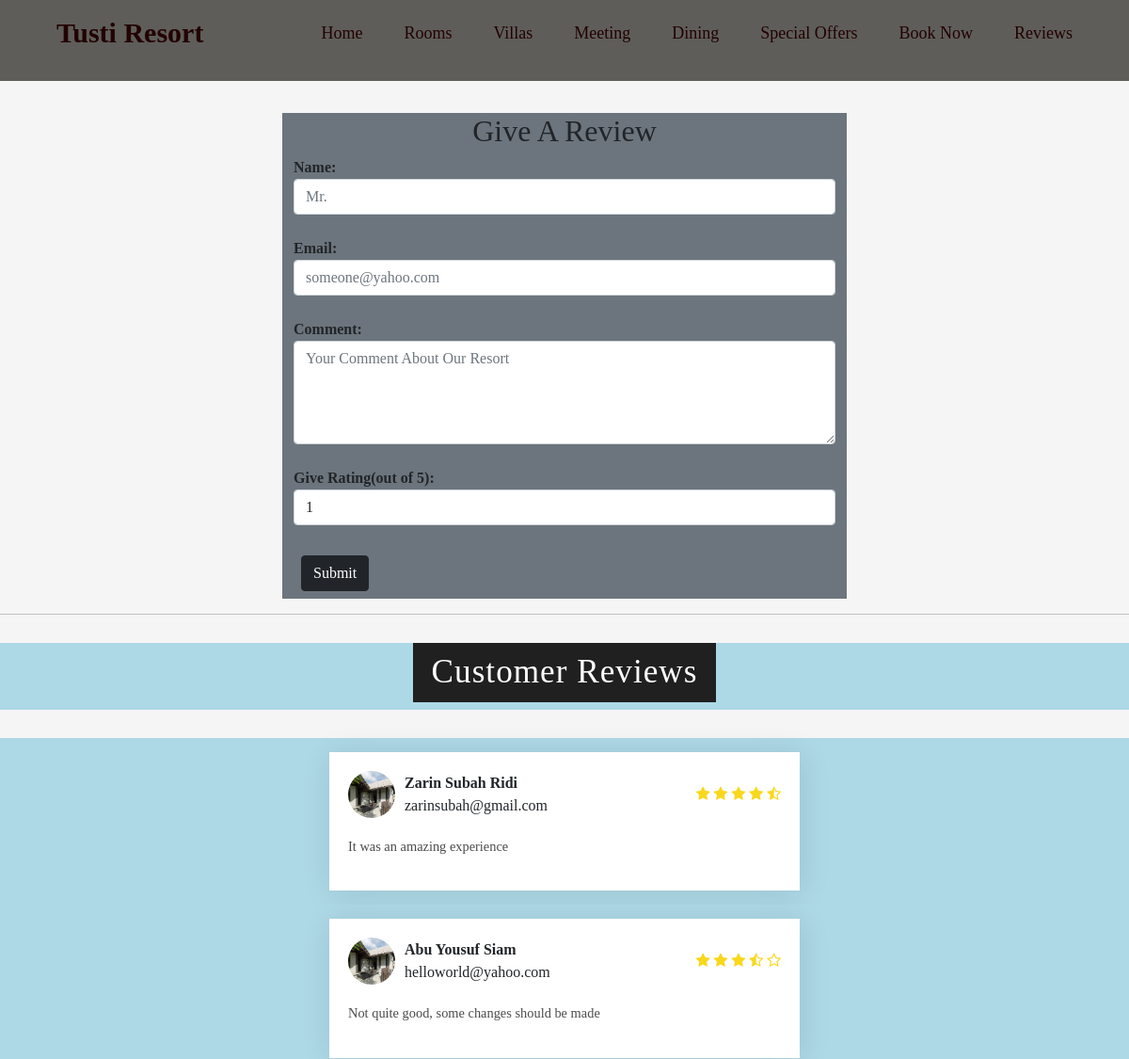
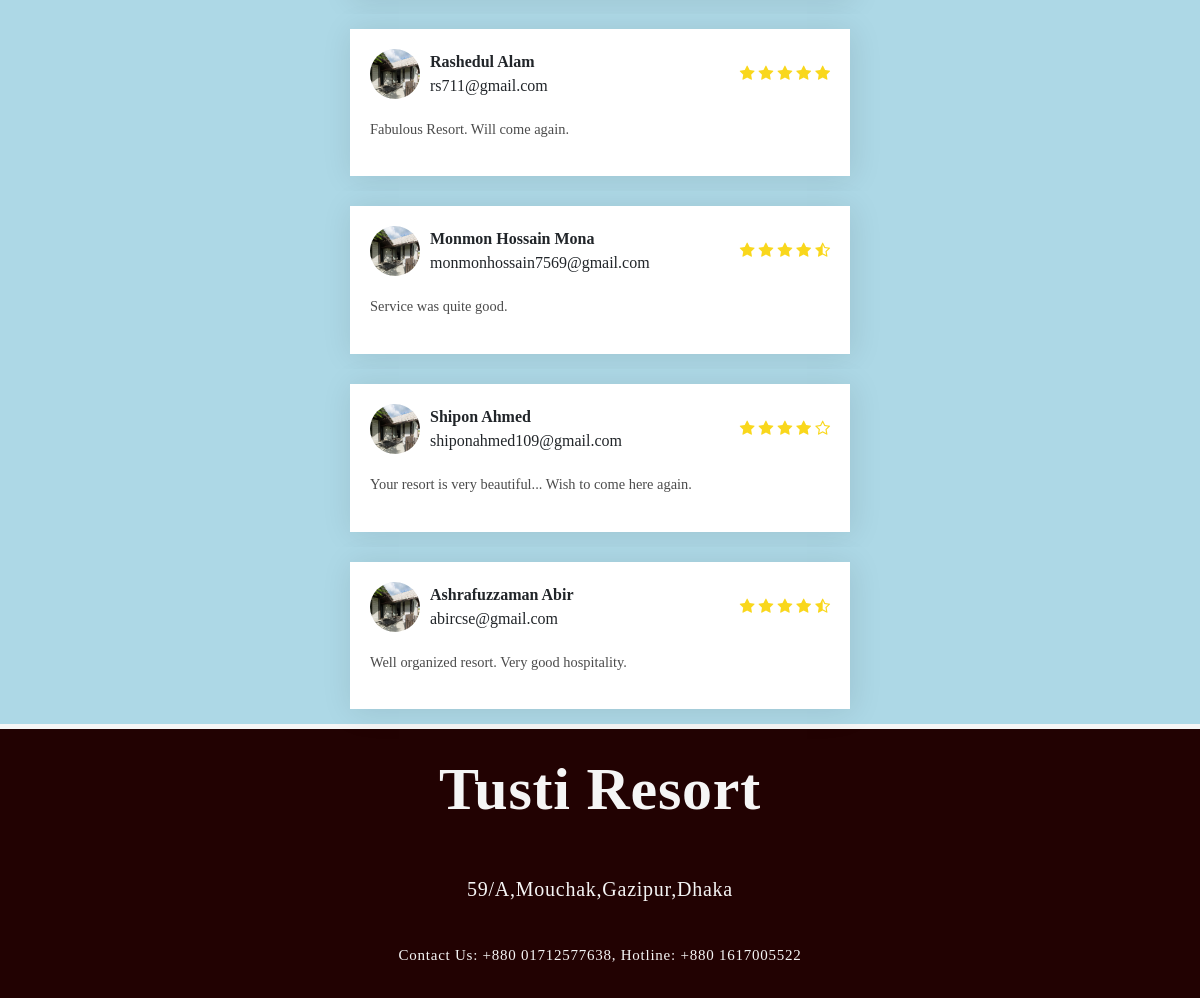
The app's page /src/html-php/review.php with its own data (2 pictures, top to bottom).
### tables this page shows
CREATE TABLE `customer_review` (
  `Review No` int(11) NOT NULL,
  `Name` varchar(255) NOT NULL,
  `Email` varchar(200) NOT NULL,
  `Review` varchar(1000) NOT NULL,
  `Rating` float DEFAULT NULL
);

### src/html-php/review.php (the view, shortened to what this page needs)
<!DOCTYPE html>
<html lang="en">
<head>
    <link rel="stylesheet" href="../css/style.css">
    <link rel="stylesheet" href="../css/styleform.css">
    <link rel="stylesheet" href="../css/style_home.css">
    <link href="https://cdn.jsdelivr.net/npm/bootstrap@5.1.3/dist/css/bootstrap.min.css" rel="stylesheet">
</head>
<body>
<br/><br/>
<nav>
    <div class="logo"><a href="../html-php/home.php">Tusti Resort</a></div>
    <ul>
            <li><a href="../html-php/home.php">Home</a></li>
            <li><a href="../html-php/rooms.php">Rooms</a></li>
            <li><a href="../html-php/villas.php">Villas</a></li>
            <li><a href="../html-php/meeting.php">Meeting</a></li>
            <li><a href="../html-php/dining.php">Dining</a></li>
            <li><a href="../html-php/offers.php">Special Offers</a></li>
            <li><a href="../html-php/booking.php">Book Now</a></li>
            <li><a href="../html-php/review.php">Reviews</a></li>
        </ul>
</nav>
<br/>
<div class="mx-auto container-fluid mt-5 bg-secondary" style="width: 50%;">
    <h2 style="text-align: center;">Give A Review</h2>
    <div id="form-conent">
        <form action= "review.php" method="POST">
            <div>
                <div class="form-group>
                <label for="name"><b>Name:</b></label><br>
                <input type="text" class= "form-control" id="name" name="Name" placeholder="Mr. " required><br>
                </div>
                <div class="form-group>
                <label for="email"><b>Email:</b></label><br>
                <input type="email" class= "form-control" id="email" name="email"  placeholder="someone@yahoo.com" required><br>
                </div>
                <div class="form-group>
                <label for="reviews"><b>Comment:</b></label><br>
                <textarea name="comment" class= "form-control" rows="4" cols="50"  placeholder="Your Comment About Our Resort" required ></textarea><br>
                </div>
                <div class="form-group">
                <label for="quantity" ><b>Give Rating(out of 5):</b></label><br>
                <input type="number" class= "form-control" id="quantity" name="quantity" min="0" max="5" step="0.5" value="1" required><br>
                </div>
            </div>
            <input class="btn btn-dark m-2" type="submit" name="submitbutton" value="Submit">
        </form>
    </div>
</div>
    <?php
        $username = "root";
        $password = "test";
        $server = "db";
        $database = "rms";
        $con = mysqli_connect($server,$username,$password,$database);
                            ?>
    <hr>
        <div class="review-heading"> <h1>Customer Reviews</h1> </div>
        <?php
            $selectquery = " select * from customer_review";
            $query = mysqli_query($con,$selectquery);
            while($res = mysqli_fetch_array($query)){
        ?>
        <section id="review">
        <div class="review-box-container" >
            <div class="review-box">
                <div class="box-top">
                    <div class="profile">
                        <div class="profile-img">
                            <img src="../img/villa1.jpg">
                        </div>
                        <div class="name-email">
                            <strong><?php echo $res['Name'];?></strong>
                            <span><?php echo $res['Email'];?></span>
                        </div>
                    </div>
                    <div class="reviews">
                        <?php
                         $a = $res['Rating'];
                         for($i = 0; $i <5 ; $i++)
                         {
                            if($a>=1){
                           ?>
                              <i class="fa fa-star"></i>
                           <?php
                           $a--;
                            }
                            else if($a == 0.5)
                           {
                           ?>
                                <i class="fa fa-star-half-o"></i>
                            <?php
                            $a = $a - 0.5;
                            }
                            else
                            {
                                ?>
                                <i class="fa fa-star-o"></i>
                            <?php
                            }
                        }
                        ?>
                    </div>
                </div>
                <div class="comment">
                    <p><?php echo $res['Review'];?></p>
                </div>
            </div>
        </div>
    </section>
    <?php
     }
    ?>
    <div class="footer">
        <p style="font-size: 60px;"><b>Tusti Resort</b></p><br>
        <p style="font-size: 20px;">59/A,Mouchak,Gazipur,Dhaka</p><br>
        <p style="font-size: 15px;">Contact Us: +880 01712577638, Hotline:  +880 1617005522</p>
    </div>
</body>
</html>

### src/css/style.css (style rules this page uses)
* { top: 0; padding: 0; margin: 0; box-sizing: border-box; }
body { background-color: whitesmoke; background-size: cover; background-position: center; font-family: sans-serif; }
img { display: block; margin-left: auto; margin-right: auto; width: 50%; }
.footer { color: whitesmoke; background-color: rgb(34, 2, 2); text-align: center; margin-top: 5px; margin-bottom: 0px; padding:15px; letter-spacing: 0.75px; }

### src/css/styleform.css (style rules this page uses)
#review { display: flex; justify-content: center; align-items: center; flex-direction: column; width: 100%; }
.review-heading { letter-spacing: 1px; margin:30px 0px; display:flex; flex-direction: column; justify-content: center; align-items: center; }
.review-heading h1 { font-size: 2.2rem; font-weight: 500; background-color: #202020; color: #ffffff; padding: 10px 20px; }
.review-box-container { display: flex; justify-content: center; align-items: center; background-color: #6665FE; flex-wrap: wrap; width: 100%; }
.review-box { width:500px; box-shadow: 2px 2px 30px rgba(0,0,0,0.1); background-color: #ffffff; padding: 20px; margin: 15px; cursor: pointer; }
.profile-img { width: 50px; height: 50px; border-radius: 50%; overflow: hidden; margin-right: 10px; }
.profile-img img { width:100%; height: 100%; object-fit: cover; object-position: center; }
.profile { display: flex; align-items: center; }
.name-email { display: flex; flex-direction: column; }
.reviews { color: #f9d71c; }
.box-top { display: flex; justify-content: space-between; align-items: center; margin-bottom: 20px; }
.comment p { font-size: 0.9rem; color: #4b4b4b; }

### src/css/style_home.css (style rules this page uses)
* { margin: 0; padding: 0; }
body { background-color: whitesmoke; background-size: cover; background-position: center center; height: 100vh; box-sizing: border-box; }
nav { background: rgb(94, 93, 89); width: 100%; position: fixed; top: 0; }
nav:after { content: ''; clear: both; display: table; }
nav .logo { float: left; color: whitesmoke; font-size: 30px; font-weight: 600; line-height: 70px; padding-left: 60px; }
nav .logo a { display: block; color: rgb(34, 2, 2); text-align: center; text-decoration: none; }
nav ul { top: 0; float: right; list-style: none; overflow: hidden; margin-right: 40px; position: sticky; overflow: hidden; }
nav ul li { display: inline-block; background: rgb(94, 93, 89); margin: 0 5px; }
nav ul li a { color:rgb(34, 2, 2); text-decoration: none; line-height: 70px; font-size:18px; padding: 8px 15px; }

### src/html-php/review.php (style rules this page uses)
* { padding: 0; margin: 0; font-family: times; }
body { background-color: whitesmoke; }
.review-box-container { background-color: lightblue; }
.review-heading { background-color: lightblue; text-align: center; }

### records on screen
customer_review: Name "Zarin Subah Ridi", Email "zarinsubah@gmail.com", Review "It was an amazing experience"
customer_review: Name "Abu Yousuf Siam", Email "helloworld@yahoo.com", Review "Not quite good, some changes should be made"
customer_review: Name "Rashedul Alam", Email "rs711@gmail.com", Review "Fabulous Resort. Will come again."
customer_review: Name "Monmon Hossain Mona", Email "monmonhossain7569@gmail.com", Review "Service was quite good."
customer_review: Name "Shipon Ahmed", Email "shiponahmed109@gmail.com", Review "Your resort is very beautiful... Wish to come here again."
customer_review: Name "Ashrafuzzaman Abir", Email "abircse@gmail.com", Review "Well organized resort. Very good hospitality."
